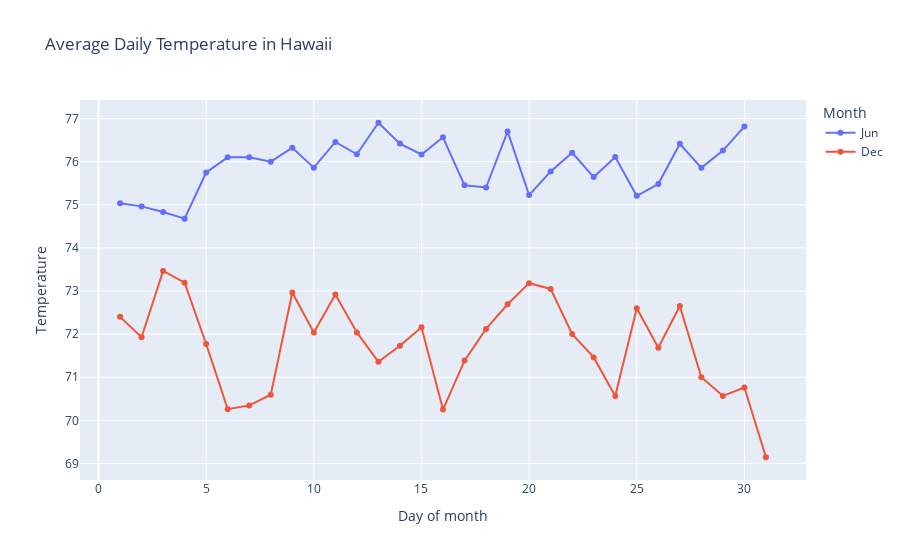

Notebook source saved alongside this figure:
### Code cell
fig = px.line(
    data_frame=mean_jun_dec,
    x="day",
    y="tobs",
    title="Average Daily Temperature in Hawaii",
    color="month",
    markers=True,
    labels={"day": "Day of month", "month": "Month", "tobs": "Temperature"},
)
fig.show()

### Figure 1 — Plotly figure (JSON) as saved in the notebook; plotly's stock layout.template omitted (floating-point values rounded to 4 significant figures)
{"data": [{"hovertemplate": "Month=Jun<br>Day of month=%{x}<br>Temperature=%{y}<extra></extra>", "legendgroup": "Jun", "line": {"color": "#636efa", "dash": "solid"}, "marker": {"symbol": "circle"}, "mode": "markers+lines", "name": "Jun", "orientation": "v", "showlegend": true, "type": "scatter", "x": [1, 2, 3, 4, 5, 6, 7, 8, 9, 10, 11, 12, 13, 14, 15, 16, 17, 18, 19, 20, 21, 22, 23, 24, 25, 26, 27, 28, 29, 30], "xaxis": "x", "y": [75.04, 74.96, 74.83, 74.68, 75.75, 76.1, 76.1, 76, 76.32, 75.86, 76.46, 76.17, 76.9, 76.42, 76.17, 76.57, 75.45, 75.4, 76.7, 75.23, 75.77, 76.21, 75.64, 76.11, 75.21, 75.48, 76.41, 75.86, 76.26, 76.81], "yaxis": "y"}, {"hovertemplate": "Month=Dec<br>Day of month=%{x}<br>Temperature=%{y}<extra></extra>", "legendgroup": "Dec", "line": {"color": "#EF553B", "dash": "solid"}, "marker": {"symbol": "circle"}, "mode": "markers+lines", "name": "Dec", "orientation": "v", "showlegend": true, "type": "scatter", "x": [1, 2, 3, 4, 5, 6, 7, 8, 9, 10, 11, 12, 13, 14, 15, 16, 17, 18, 19, 20, 21, 22, 23, 24, 25, 26, 27, 28, 29, 30, 31], "xaxis": "x", "y": [72.4, 71.93, 73.46, 73.19, 71.77, 70.26, 70.35, 70.59, 72.96, 72.04, 72.92, 72.04, 71.36, 71.73, 72.16, 70.25, 71.38, 72.12, 72.69, 73.18, 73.05, 72, 71.46, 70.57, 72.6, 71.68, 72.65, 71, 70.57, 70.76, 69.14], "yaxis": "y"}], "layout": {"autosize": true, "legend": {"title": {"text": "Month"}, "tracegroupgap": 0}, "title": {"text": "Average Daily Temperature in Hawaii"}, "xaxis": {"anchor": "y", "autorange": true, "domain": [0, 1], "range": [-0.9515, 32.95], "title": {"text": "Day of month"}, "type": "linear"}, "yaxis": {"anchor": "x", "autorange": true, "domain": [0, 1], "range": [68.5, 77.54], "title": {"text": "Temperature"}, "type": "linear"}}}
